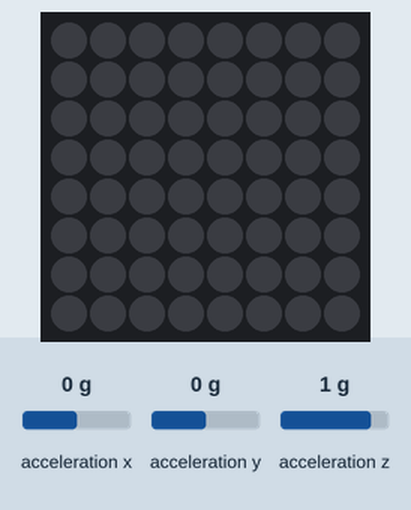
A program run on a simulated Raspberry Pi (BCM pin numbers) with a Sense HAT. Parts: the Sense HAT's 8×8 RGB LED matrix. Inputs (shaded band) come from the test bench; at power-on: acceleration x 0 g, acceleration y 0 g, acceleration z 1 g. Random numbers come from a fixed seed; what the program prints to the terminal is not drawn.

Above: at 1.2 s.
1.3 s: acceleration x set to 0.8 g
At 1.35 s:
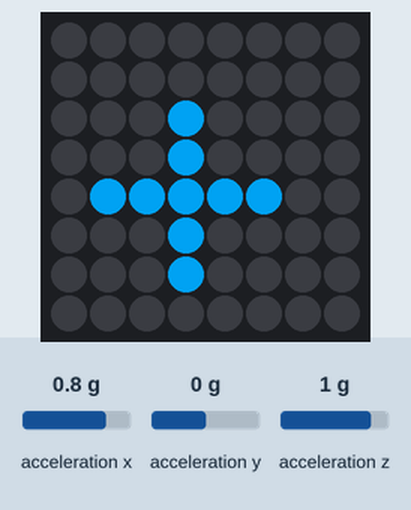
3.1 s: acceleration x set to -1.4 g
At 3.5 s:
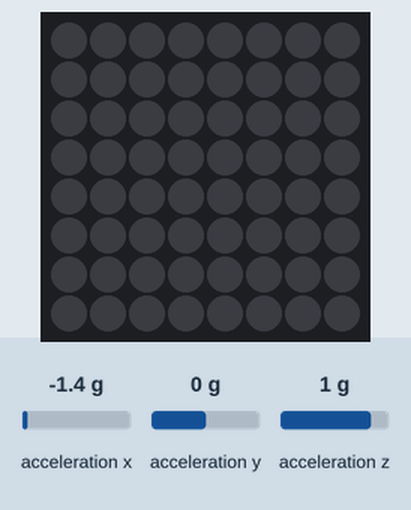
6.1 s: acceleration x set to 1.4 g
At 6.26 s:
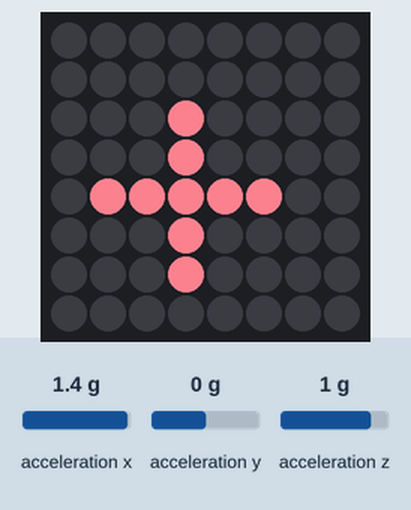

The program:

pedometer.py
```python
from sense_hat import SenseHat
from random import randint
from time import sleep

sense = SenseHat()
sense.clear()
steps = 0


def get_rand_color():
    return [randint(1, 255), randint(1, 255), randint(1, 255)]


while True:
    accelerometer_data = sense.get_accelerometer_raw()
    x = accelerometer_data['x']
    y = accelerometer_data['y']
    z = accelerometer_data['z']

    print(f"{x:.2f} {y:.2f} {z:.2f}", end='\r')

    if x > .6:
        steps += 1
        sense.show_letter('+', text_colour=get_rand_color())
        sleep(.1)
        sense.clear()
        # sense.show_message(str(steps), text_colour=(
        #     randint(1, 255), randint(1, 255), randint(1, 255)))
        # steps += 1
```

Measured:
- after the input at 1.3 s, the LEDs: change at once (image 1)
- after the input at 6.1 s, the LEDs: first change at once (image 3 shows a later state)
